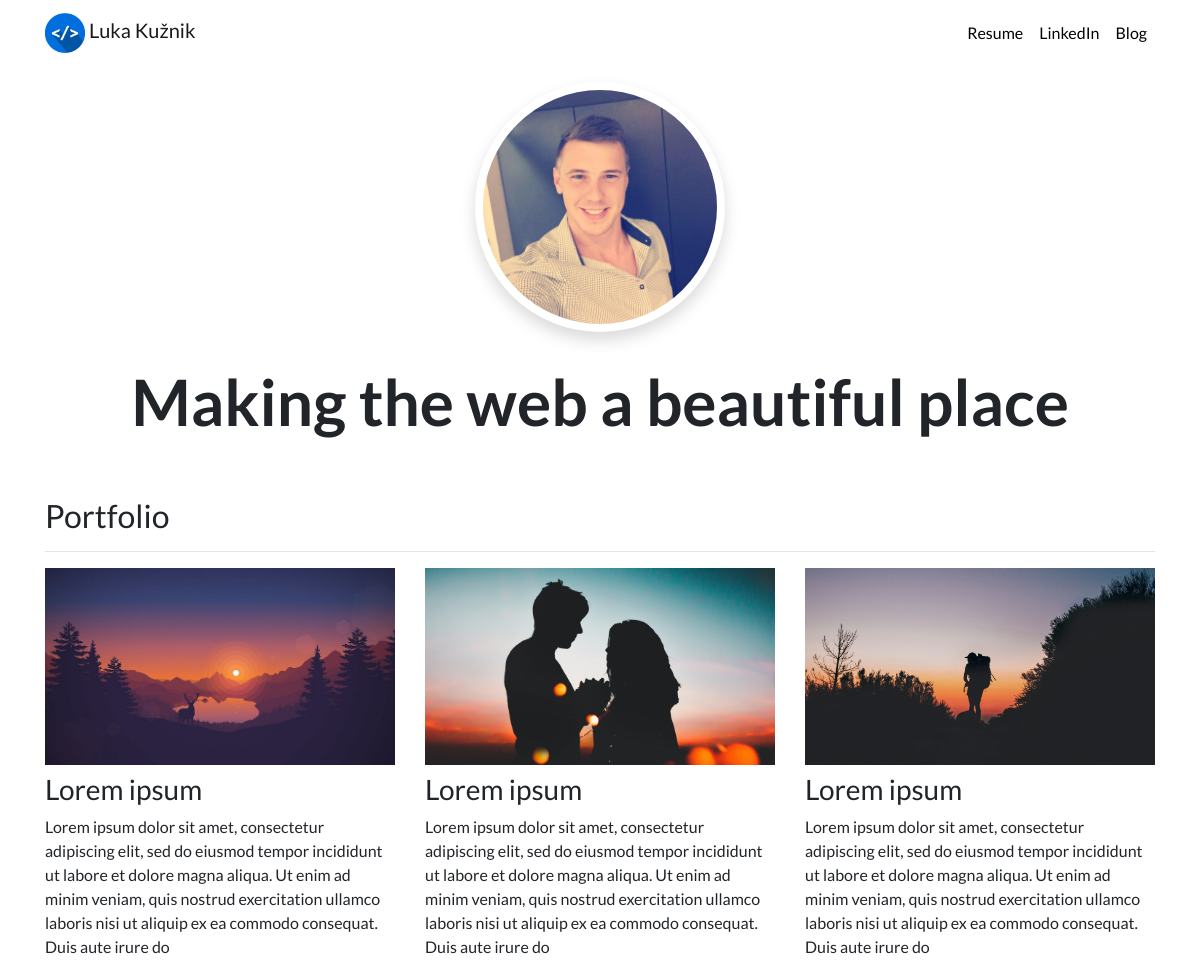
The page / on the database its author committed.
### portfolio/models.py (models this page shows, shortened)
class Project(models.Model):
    title = models.CharField(max_length=100)
    description = models.CharField(max_length=250)
    image = models.ImageField(upload_to="portfolio/images/")
    url = models.URLField(blank=True)

### portfolio/views.py (the view)
# urls.py: 2. Add a URL to urlpatterns:  path('', views.home, name='home')
def home(request):
    projects = Project.objects.all()
    return render(request, "portfolio/index.html", {"projects": projects})

### portfolio/templates/portfolio/index.html
{% extends "portfolio/base.html" %}
{% load static %}
{% block content %}
<div class="row justify-content-center my-3">
  <div class="col-lg-12 text-center">
      <img src="{% static 'portfolio/luka.jpg' %}" class="rounded-circle z-depth-2 img-fluid shadow p-2 mb-3 rounded" width="250" data-holder-rendered="true">
  </div>
</div>
<div class="row justify-content-center mb-3">
  <div class="col-lg-12 text-center">
    <h1 id="hometext" class="font-weight-bold">Making the web a beautiful place</h1>
  </div>
</div>
<h2 class="mt-5">Portfolio</h2>
<hr>
<div class="row">
  {% for project in projects %}
  <div class="col-lg-4 col-md-6">
    {% if project.url %}
    <a href="{{ project.url }}">
      <img src="{{ project.image.url }}" class="img-fluid mb-2">
    </a>
    {% else %}
    <img src="{{ project.image.url }}" class="img-fluid mb-2">
    {% endif %}
    <h3>{{ project.title }}</h3>
    <p>{{ project.description }}</p>
  </div>
  {% endfor %}
</div>
{% endblock %}

### portfolio/templates/portfolio/base.html (shortened to what this page needs)
{% load static %}
<!doctype html>
<html lang="en">
<head>
  <link rel="stylesheet" href="https://stackpath.bootstrapcdn.com/bootstrap/4.4.1/css/bootstrap.min.css">
  <link rel="stylesheet" href="{% static "portfolio/custom.css" %}">
</head>
<body>
  <nav id="topNav" class="navbar navbar-expand-md navbar-light">
    <div class="container">
      <a class="navbar-brand" href="{% url 'home' %}">
        <img src="{% static 'portfolio/code_logo.png' %}" width="40" height="40" alt="Luka's Logo">
        <span>Luka Kužnik</span>
      </a>
      <div class="collapse navbar-collapse text-center" id="navbarNav">
        <ul class="navbar-nav ml-auto">
          <li class="nav-item">
            <a class="nav-link" href="{% static 'portfolio/resume.pdf' %}">Resume</a>
          </li>
          <li class="nav-item">
            <a class="nav-link" href="https://www.linkedin.com/in/kuznikluka/" target="_blank">LinkedIn</a>
          </li>
          <li>
            <a class="nav-link" href="{% url 'blog:all_blogs' %}">Blog</a>
          </li>
        </ul>
      </div>
    </div>
  </nav>
  <div class="container">
    {% block content %}{% endblock %}
  </div>
</body>
</html>

### portfolio/static/portfolio/custom.css (style rules this page uses)
.navbar-nav .nav-link { color: rgba(0,0,0,1) !important; }
body { font-family: 'Lato', sans-serif; }
@media (min-width: 992px) { #hometext { font-size: 4rem; } }

### rows shown on the page
Project: image (picture), title "Lorem ipsum", description "Lorem ipsum dolor sit amet, consectetur adipiscing elit, sed do eiusmod tempor incididunt ut labore et dolore magna aliqua. Ut enim ad minim veniam, quis nostrud exercitation ullamco laboris nisi ut aliquip ex ea commodo consequat. Duis aute irure do"
Project: image (picture), title "Lorem ipsum", description "Lorem ipsum dolor sit amet, consectetur adipiscing elit, sed do eiusmod tempor incididunt ut labore et dolore magna aliqua. Ut enim ad minim veniam, quis nostrud exercitation ullamco laboris nisi ut aliquip ex ea commodo consequat. Duis aute irure do"
Project: image (picture), title "Lorem ipsum", description "Lorem ipsum dolor sit amet, consectetur adipiscing elit, sed do eiusmod tempor incididunt ut labore et dolore magna aliqua. Ut enim ad minim veniam, quis nostrud exercitation ullamco laboris nisi ut aliquip ex ea commodo consequat. Duis aute irure do"
